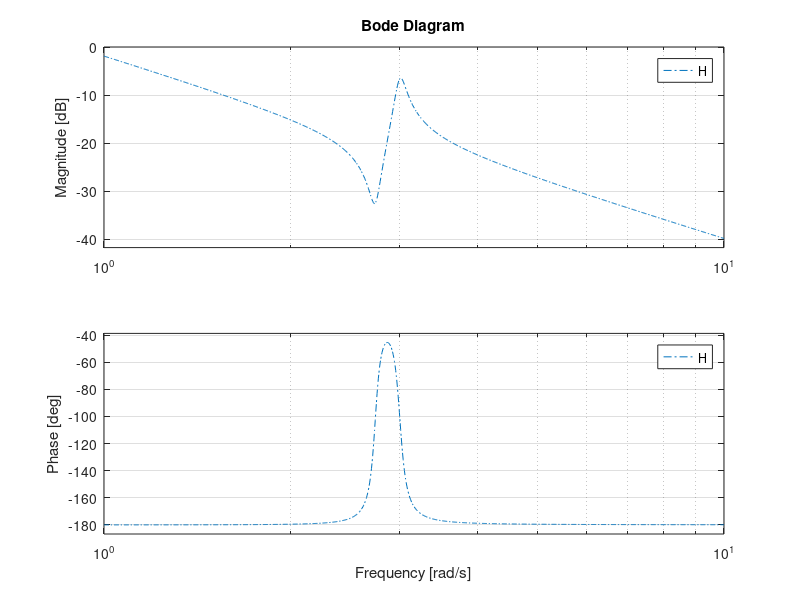

Write the MATLAB code that produced this figure. (Note: this script raises an error after producing the figure.)
%=============================================================================
% Copyright (c) 2023-present Allan CORNET (Nelson)
%=============================================================================
% This file is part of Nelson.
%=============================================================================
% LICENCE_BLOCK_BEGIN
% SPDX-License-Identifier: LGPL-3.0-or-later
% LICENCE_BLOCK_END
%=============================================================================
% <--WEIGHT 4-->
% <--ADV-CLI MODE-->
H = tf([1 0.1 7.5], [1 0.12 9 0 0]);
bode(H, {1 10}, '-.')
axesHandles = findobj(gcf(), 'Type', 'axes');
phaseAxes = [];
for k = 1:length(axesHandles)
  if isequal(axesHandles(k).YLim, [-180 -45])
    phaseAxes = axesHandles(k);
  end
end
asserts.istrue(isgraphics(phaseAxes, 'axes'));
asserts.isequal(phaseAxes.YTick, -180:45:-45);
asserts.istrue(phaseAxes.Position(2) >= 0.1);
phaseLines = findobj(phaseAxes, 'Type', 'line');
asserts.isequal(length(phaseLines), 1);
asserts.isequal(phaseLines(1).LineStyle, '-.');
close(gcf());
%=============================================================================
